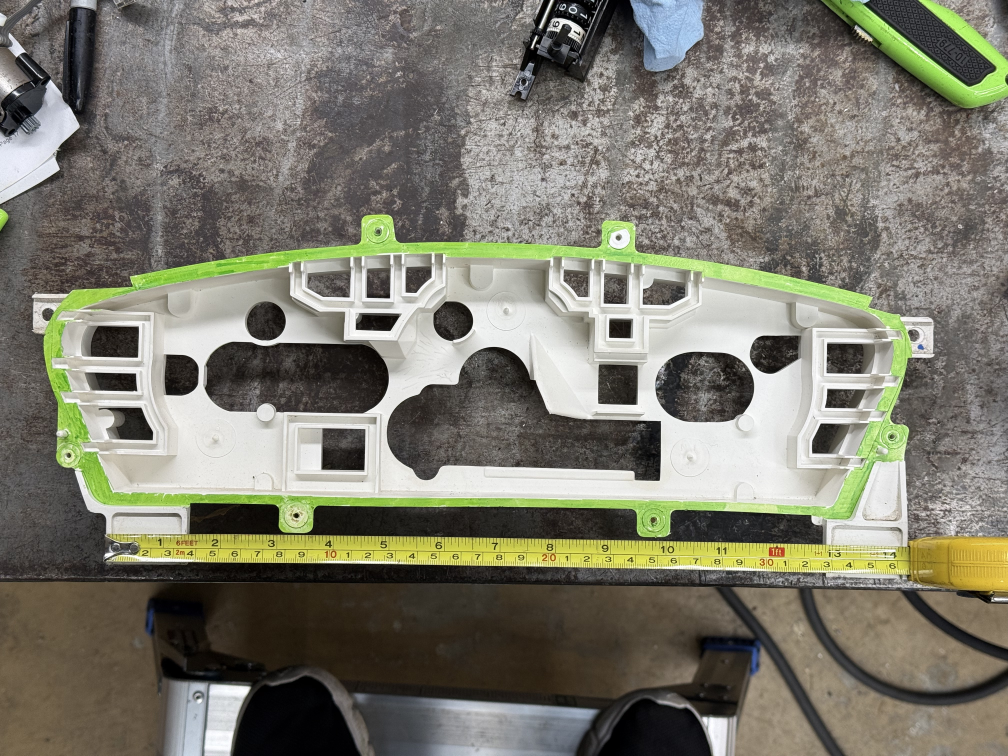
#> input picture docs/frame/ref_frame_IMG_7629.jpg, 4032 x 3024 px, found by its file name (shown at 1/4 size)
$ python frame_fit.py
#> lines starting #> are read from the running program, lines starting #| are printed output that depends on the picture; after the words box and inside, x2 and y2 are one past the last pixel; in counts of white or black regions, pixels touching at a corner belong together
#> (reads tools/face-extract/overlay_mm.json from the repository)
"""Frame fit check (2026-10-18): the cluster's dash-mounting frame (owner photo IMG_7629, front view, flange highlighted
green, tape for scale) against the v3 board layout.
Method: segment the green flange band; register the traced face outline (overlay_mm.json 'outer') to the band's outer
edge with a similarity fit (median residual 0.9 mm; scale 8.97 px/mm vs 8.86 from the tape, i.e. the flange sits about
1 % closer to the camera than the tape). The front-view fit is chosen over the mirrored one because the speedo hole's flat
bottom extension, the lamp slots and the right-end mount holes land on the matching frame features.
Result: the face outline is the flange's outer edge. The flange inner edge is stored as 'frame_flange_inner' in
overlay_mm.json. Accuracy: about +/-1 mm on edges (painted band edges, photo), +/-1 % on scale."""
import json, pickle, numpy as np, cv2, matplotlib; matplotlib.use('Agg')
import matplotlib.pyplot as plt
from shapely.geometry import Polygon as SP, Point, box
REF='docs/frame/ref_frame_IMG_7629.jpg'
def segment():
    im=cv2.imread(REF); hsv=cv2.cvtColor(im,cv2.COLOR_BGR2HSV); H,S,V=[hsv[...,i].astype(int) for i in range(3)]
#> in segment, im is the input picture: shape (3024, 4032, 3); mean B, G, R 108.5, 121.7, 123.6
#> after `hsv = cv2.cvtColor(im, cv2.COLOR_BGR2HSV)`: hsv: shape (3024, 4032, 3); mean H, S, V 35, 44.6, 126.7
#> after `H, S, V = [hsv[..., i].astype(int) for i in range(3)]`:
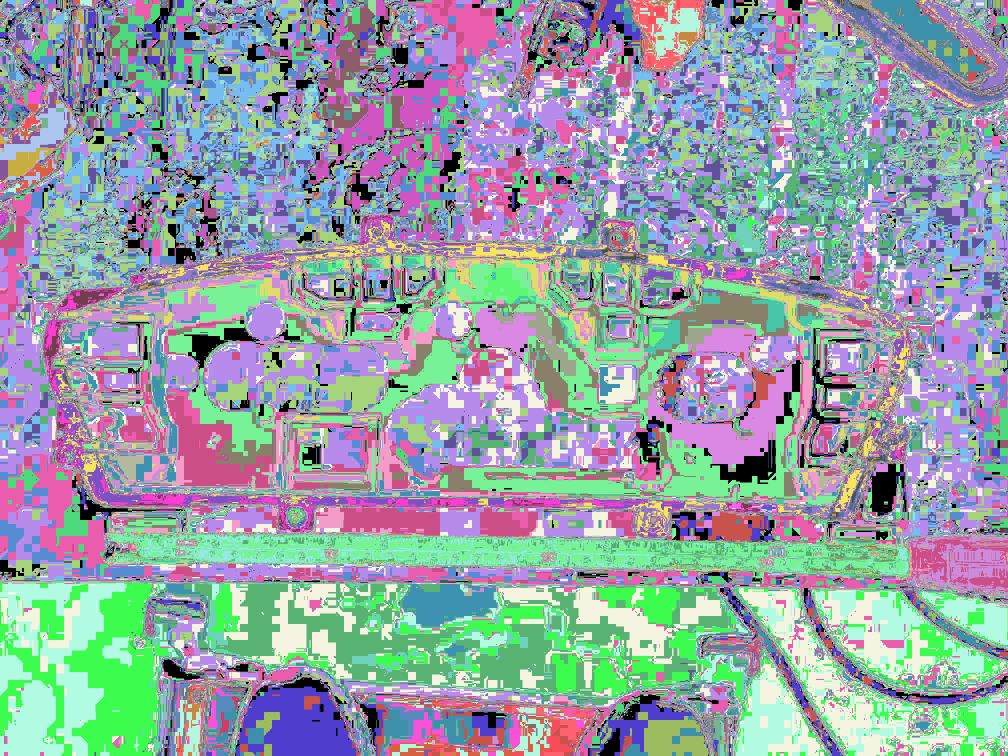
#> H: shape (3024, 4032) int64 (shown at 1/4 size); 157 distinct labels, from 0 to 178; one colour per label, 0 black
#> after `H, S, V = [hsv[..., i].astype(int) for i in range(3)]`:
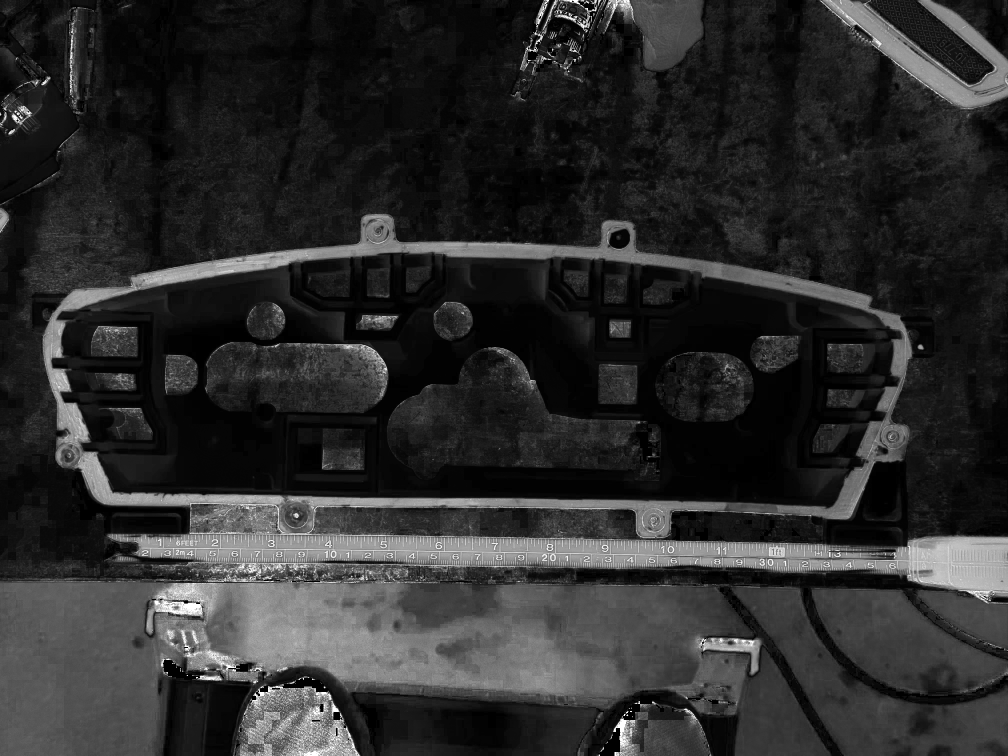
#> S: shape (3024, 4032) int64 (shown at 1/4 size); min 0, max 255, mean 44.6
#> after `H, S, V = [hsv[..., i].astype(int) for i in range(3)]`:
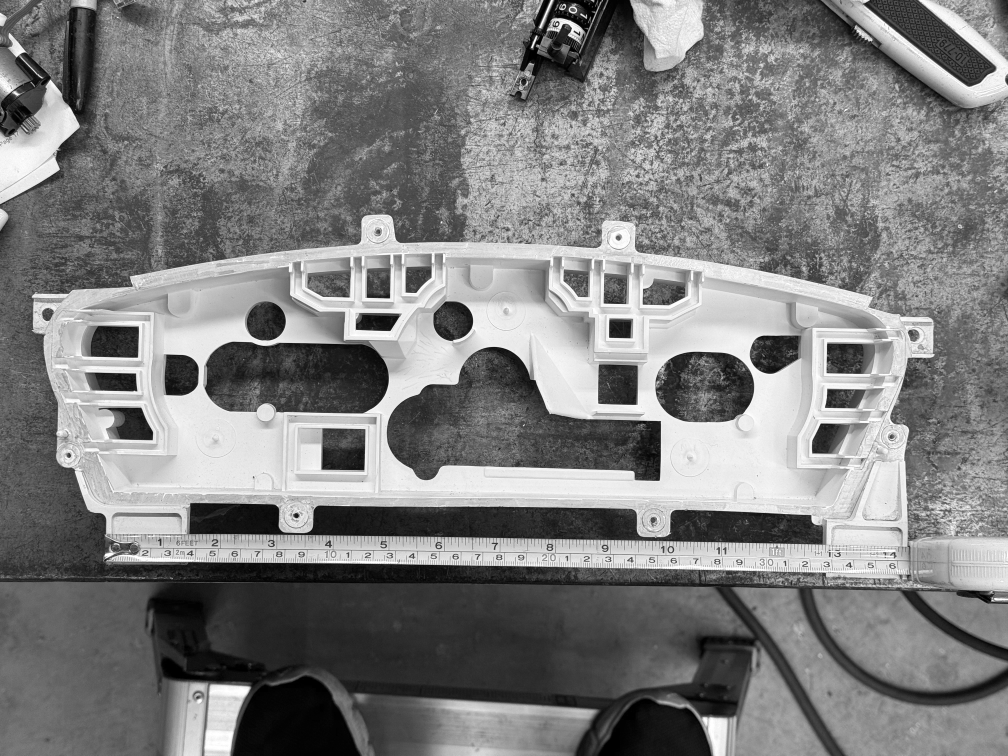
#> V: shape (3024, 4032) int64 (shown at 1/4 size); min 0, max 255, mean 126.7
    m=((H>28)&(H<55)&(S>90)&(V>110)).astype(np.uint8); m[2120:]=0; m[:700]=0
#> after `m = ((H > 28) & (H < 55) & (S > 90) & (V > 110)).astype(np.uint8)`:
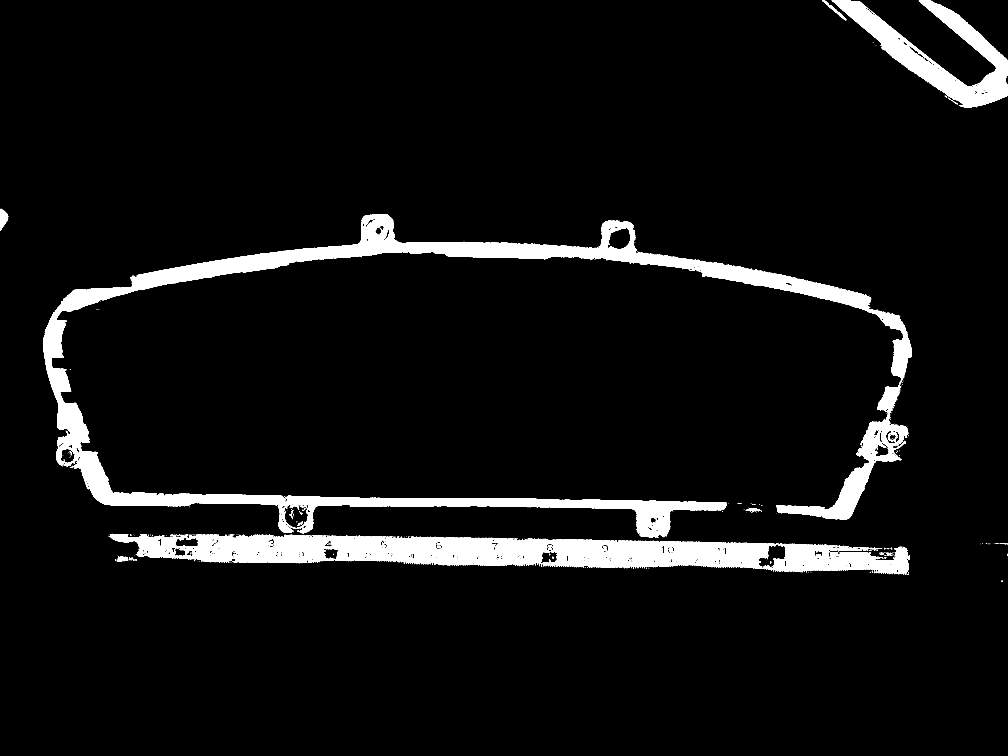
#> m: shape (3024, 4032) (shown at 1/4 size); values 0 (black) and 1 (white), 6.4% white; 764 white regions (678 under 20 px), largest, box (x1, y1, x2, y2) and area: (174, 857, 3647, 2150) 415346, (3327, 0, 4032, 432) 84730, (1319, 2143, 2221, 2265) 79123
#> after `m[2120:] = 0`: m: shape (3024, 4032); values 0 (black) and 1 (white), 4.1% white; 365 white regions (334 under 20 px), largest, box (x1, y1, x2, y2) and area: (174, 857, 3647, 2120) 411648, (3327, 0, 4032, 432) 84730, (0, 837, 34, 924) 1792
#> after `m[:700] = 0`: m: shape (3024, 4032); values 0 (black) and 1 (white), 3.4% white; 346 white regions (319 under 20 px), largest, box (x1, y1, x2, y2) and area: (174, 857, 3647, 2120) 411648, (0, 837, 34, 924) 1792, (3551, 1726, 3590, 1766) 504
    m=cv2.morphologyEx(m,cv2.MORPH_CLOSE,np.ones((15,15),np.uint8)); n,lab,st,_=cv2.connectedComponentsWithStats(m)
#> after `m = cv2.morphologyEx(m, cv2.MORPH_CLOSE, np.ones((15, 15), np.uint8))`: m: shape (3024, 4032); values 0 (black) and 1 (white), 3.6% white; 9 white regions (5 under 20 px), largest, box (x1, y1, x2, y2) and area: (174, 857, 3647, 2120) 438979, (0, 834, 34, 924) 1871, (2975, 2017, 3048, 2051) 999, (2950, 2012, 2967, 2016) 38
#> after `n, lab, st, _ = cv2.connectedComponentsWithStats(m)`:
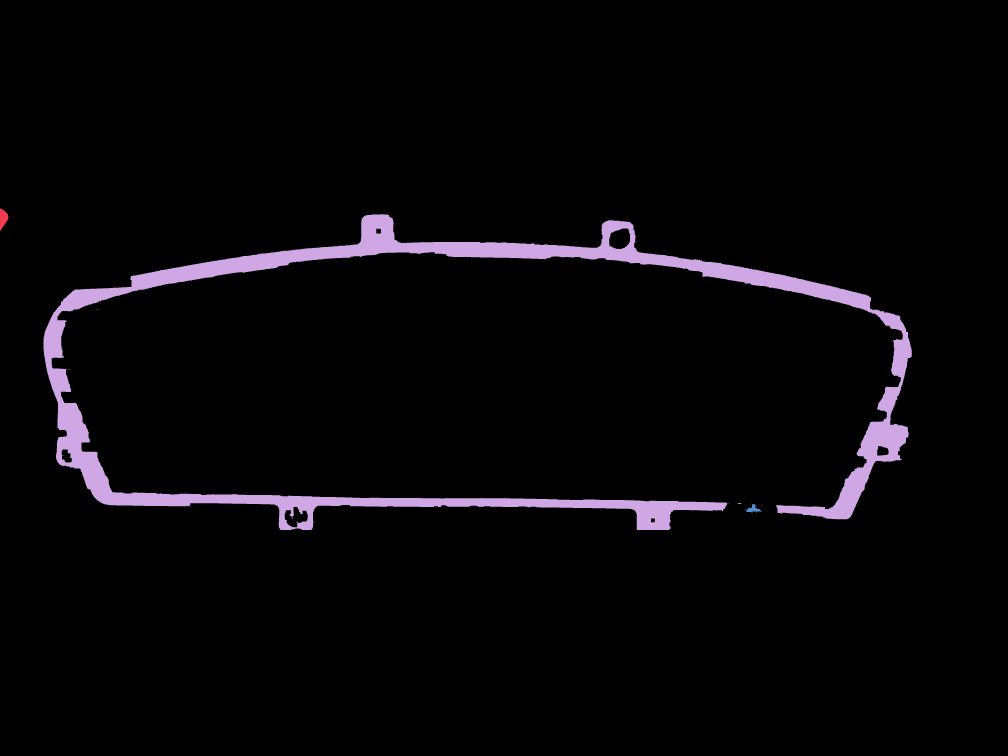
#> lab: shape (3024, 4032) int32 (shown at 1/4 size); 10 distinct labels, from 0 to 9; one colour per label, 0 black
#> after `n, lab, st, _ = cv2.connectedComponentsWithStats(m)`: n = 10; st = [[0, 0, 4032, 3024, 11750857], [0, 834, 34, 90, 1871], [174, 857, 3473, 1263, 438979], [386, 1236, 11, 1, 11], [2950, 2012, 17, 4, 38], [3003, 2015, 3, 1, 3], [2975, 2017, 73, 34, 999], [3037, 2017, 3, 1, 3], [3046, 2020, 3, 2, 6], [3106, 2054, 1, 1, 1]]
    band=(lab==1+np.argmax(st[1:,4])).astype(np.uint8); Hh,Ww=band.shape
#> after `band = (lab == 1 + np.argmax(st[1:, 4])).astype(np.uint8)`: band: shape (3024, 4032); values 0 (black) and 1 (white), 3.6% white; 1 white region, box (x1, y1, x2, y2) and area: (174, 857, 3647, 2120) 438979
#> after `Hh, Ww = band.shape`: Hh = 3024; Ww = 4032
    for d in range(11,301,20):
        bd=cv2.dilate(band,cv2.getStructuringElement(cv2.MORPH_ELLIPSE,(d,d))); ff=(1-bd).copy()
        cv2.floodFill(ff,np.zeros((Hh+2,Ww+2),np.uint8),(2085,1500),2); reg=ff==2
        if not (reg[0].any() or reg[-1].any() or reg[:,0].any() or reg[:,-1].any()): break
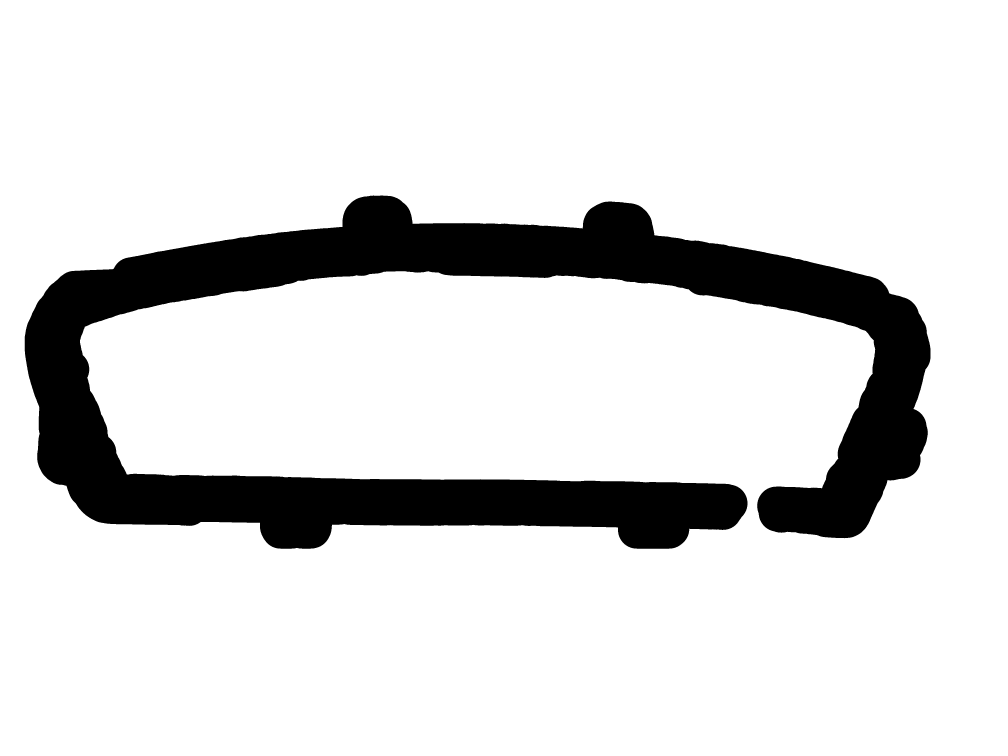
#> ff: shape (3024, 4032) (shown at 1/4 size); values 0 (black) and 2 (white), 85.8% white; 1 black region, box (x1, y1, x2, y2) and area: (99, 782, 3722, 2195) 1729569
    reg=cv2.dilate(reg.astype(np.uint8),cv2.getStructuringElement(cv2.MORPH_ELLIPSE,(d,d)))&(1-band)
    cs,_=cv2.findContours(reg,cv2.RETR_EXTERNAL,cv2.CHAIN_APPROX_NONE); inner=max(cs,key=cv2.contourArea)[:,0,:].astype(float)
    full=cv2.morphologyEx(np.maximum(band,reg),cv2.MORPH_CLOSE,np.ones((25,25),np.uint8))
    cs,_=cv2.findContours(full,cv2.RETR_EXTERNAL,cv2.CHAIN_APPROX_NONE); outer=max(cs,key=cv2.contourArea)[:,0,:].astype(float)
    return outer,inner
def register(outer_px,face):
    from scipy.spatial import cKDTree
    L=face.exterior; src=np.array([L.interpolate(d).coords[0] for d in np.arange(0,L.length,1.0)])*[1,-1]
    T=cKDTree(outer_px); s=225.1/25.4; c=(src.min(0)+src.max(0))/2
    A=np.eye(2)*s; t=np.array([(outer_px[:,0].min()+outer_px[:,0].max())/2,np.percentile(outer_px[:,1],50)])-s*c
    for _ in range(60):
        d,i=T.query(src@A.T+t); k=d<np.percentile(d,80); P,Q=src[k],outer_px[i[k]]
        mp,mq=P.mean(0),Q.mean(0); X,Y=P-mp,Q-mq; U,Sv,Vt=np.linalg.svd(Y.T@X/len(P)); D=np.eye(2)
        if np.linalg.det(U@Vt)<0: D[1,1]=-1
        sc=np.trace(np.diag(Sv)@D)/(X**2).sum()*len(P); A=sc*(U@D@Vt); t=mq-A@mp
    d,_=T.query(src@A.T+t); return A,t,float(np.median(d)/sc),float(sc)
def boards():
    g=json.load(open('hardware/overlay/overlay_mm.json')); S={k:np.array(v) for k,v in g['shapes'].items()}
    f=json.load(open('art/faces/faces.json'))['gauges']; P={k:np.array(f[k]['pivot_mm']) for k in f}
    P['speedo']=P['speedo']+[6,0]; P['tach']=P['tach']+[6,0]
    sq=lambda c,w,h: box(c[0]-w/2,c[1]-h/2,c[0]+w/2,c[1]+h/2)
    sp=sq(P['speedo'],115,115); ta=Point(*P['tach']).buffer(95.86/2,256)
    u=np.vstack([S['temp'],S['fuel']]); uc=(u.min(0)+u.max(0))/2
    for sh in np.arange(0,20,0.25):
        tf=sq(uc-[sh,0],127.7,87.45)
        if tf.distance(sp)>=1.0: break
    return {'speedo: Waveshare ESP32-P4 3.4C, 115 sq':sp,'tach: Waveshare 2.8in round, ~Ø96':ta,'temp+fuel: Waveshare 5in, 127.7x87.45':tf}
if __name__=='__main__':
    g=json.load(open('hardware/overlay/overlay_mm.json')); FACE=SP(g['shapes']['outer'])
#> (the run stopped early here; a loop or call above may not have finished)
